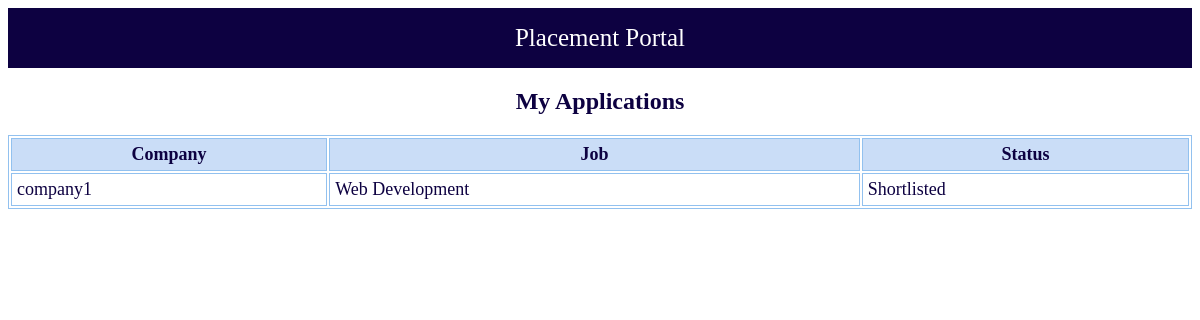
Page /student/applications (signed in) on the earlier database version.
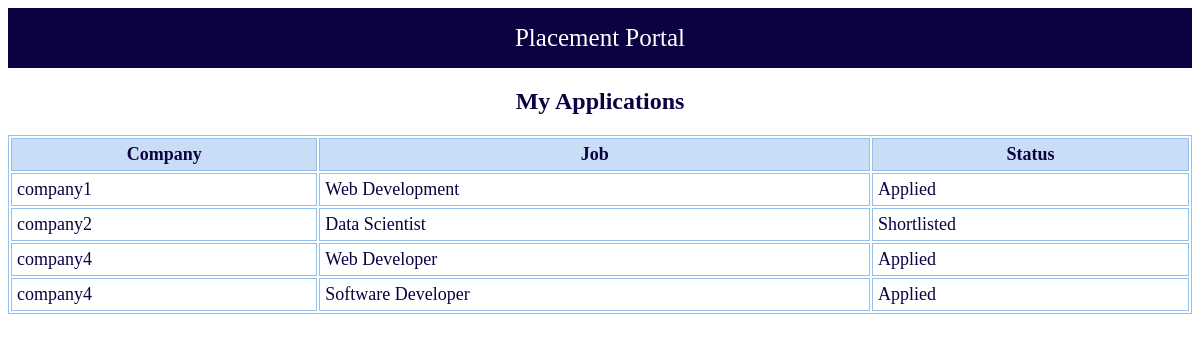
Same page on the later database version.
### tables this page shows
CREATE TABLE applications(
        id INTEGER PRIMARY KEY AUTOINCREMENT,
        student_id INTEGER NOT NULL,
        drive_id INTEGER NOT NULL,
        status TEXT NOT NULL DEFAULT 'Applied',
        UNIQUE(student_id, drive_id),
        FOREIGN KEY(student_id) REFERENCES students(id) ON DELETE CASCADE,
        FOREIGN KEY(drive_id) REFERENCES drives(id) ON DELETE CASCADE
    );

CREATE TABLE companies(
        id INTEGER PRIMARY KEY AUTOINCREMENT,
        name TEXT NOT NULL,
        email TEXT NOT NULL,
        password TEXT NOT NULL,
        website TEXT,
        hr_contact TEXT,
        status TEXT NOT NULL DEFAULT 'pending'
    );

CREATE TABLE drives(
        id INTEGER PRIMARY KEY AUTOINCREMENT,
        company_id INTEGER,
        job_title TEXT,
        skills TEXT,
        experience TEXT,
        salary TEXT,
        status TEXT DEFAULT 'pending',
        FOREIGN KEY(company_id) REFERENCES companies(id)
    );

### app.py (the view)
@app.route("/student/applications")
def student_applications():
    if "student" not in session:
        return redirect("/")
    db = get_db()
    apps = db.execute("""
        SELECT applications.*, drives.job_title, companies.name AS company
        FROM applications
        JOIN drives ON applications.drive_id = drives.id
        JOIN companies ON drives.company_id = companies.id
        WHERE student_id=?
    """, (session["student"],)).fetchall()
    return render_template("student/applications.html", apps=apps)

### database.py (called while the page is built)
def get_db():
    conn = sqlite3.connect("placement.db")
    conn.row_factory = sqlite3.Row
    return conn

### templates/student/applications.html
{% extends "base.html" %}
{% block content %}
<h2>My Applications</h2>
<table class="table-border">
    <tr>
        <th>Company</th>
        <th>Job</th>
        <th>Status</th>
    </tr>
    {% for a in apps %}
    <tr>
        <td>{{ a.company }}</td>
        <td>{{ a.job_title }}</td>
        <td>{{ a.status }}</td>
    </tr>
    {% endfor %}
</table>
{% endblock %}

Differences in the rows shown:
changed applications "company1": status "Shortlisted" → "Applied"
added applications: company "company2", job_title "Data Scientist", status "Shortlisted"
added applications: company "company4", job_title "Web Developer", status "Applied"
added applications: company "company4", job_title "Software Developer", status "Applied"
